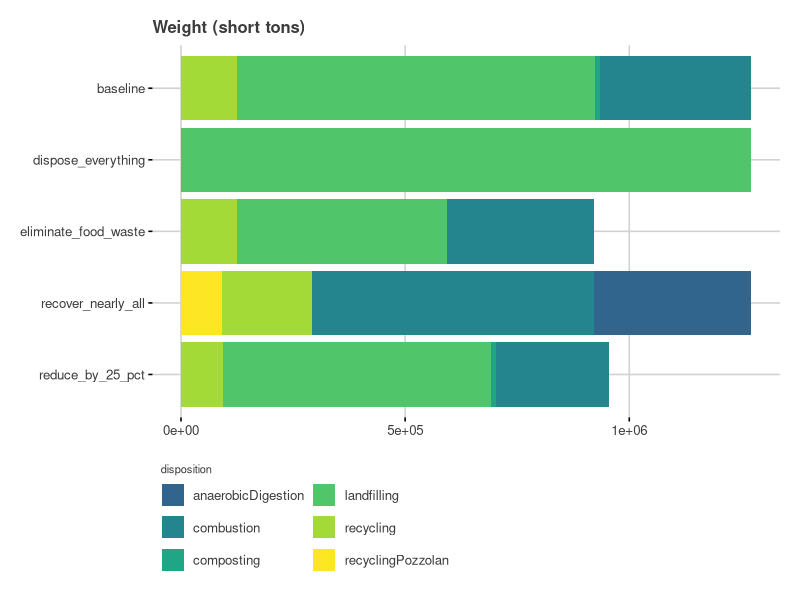
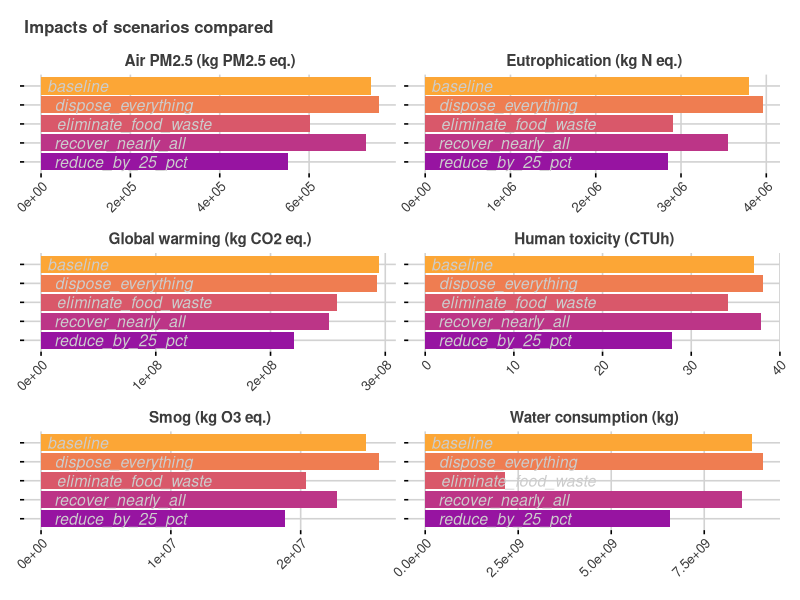
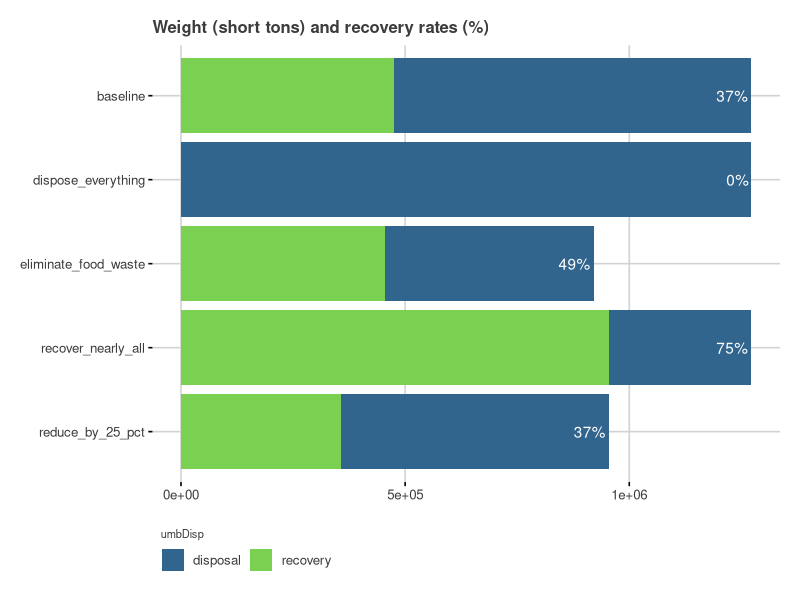
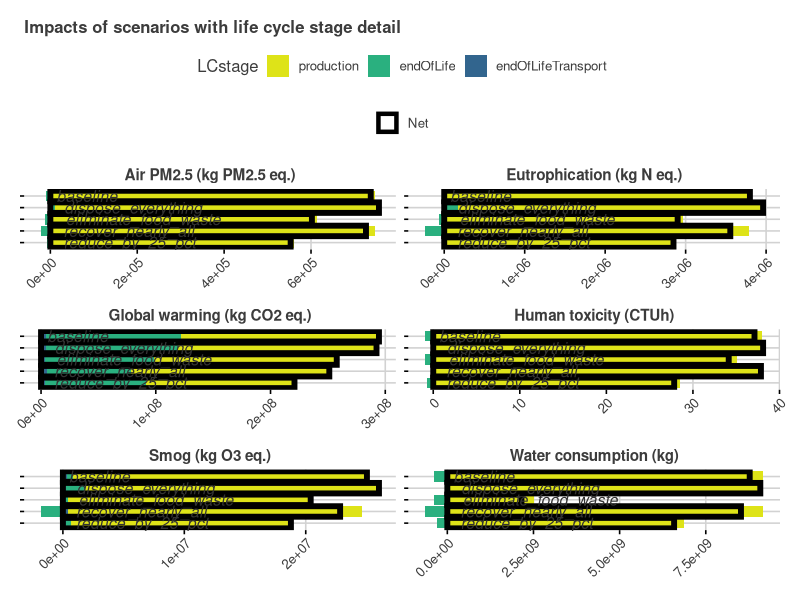
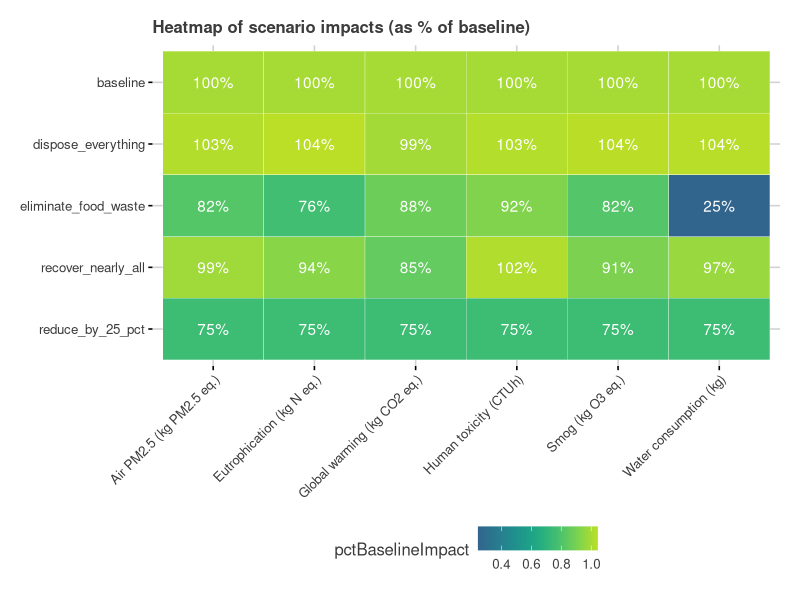
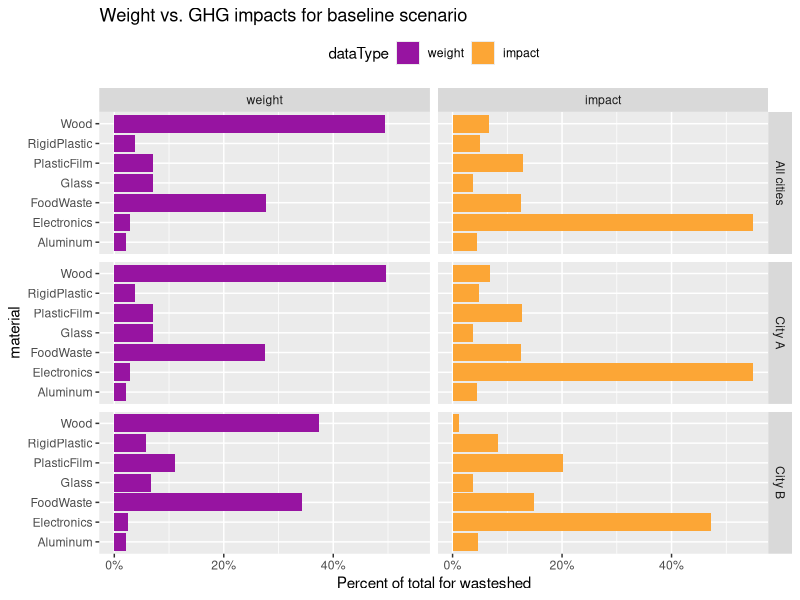

Here is the R script that generated these plots, in order:
## ---- chunk 1
library(tidyverse)  # contains many useful functions
library(ggthemes)   # some themes for plotting
library(scales)     # more useful stuff for charts
library(rmarkdown)
library(viridis)
library(scales)
## ---- chunk 2
massProfiles <-
  read.csv(
    file = "source_data/mass_profiles.csv",
    stringsAsFactors = FALSE
  )
impactFactors <-
  read.csv(
    file = "source_data/impact_factors.csv",
    stringsAsFactors = FALSE
  )
## ---- chunk 3
# summing up the tons and miles for the existing wastesheds
temporaryMasses1 <-
  massProfiles %>%
  group_by(material, disposition, umbDisp, scenario) %>%
  summarise(
    tons = sum(tons),
    miles = mean(miles, na.rm = TRUE)
  ) %>%
  ungroup() %>%
  mutate(wasteshed="All cities")

massProfilesPlus <-
  bind_rows(massProfiles, temporaryMasses1) %>%
  arrange(scenario, wasteshed, material, disposition, umbDisp)

rm(temporaryMasses1)
rm(massProfiles)
## ---- chunk 4
impactsInDetail <-
  left_join(
    massProfilesPlus,
    impactFactors,
    by = c("material", "disposition")
  ) %>%
  mutate(
    impact =
      case_when(
        LCstage != "endOfLifeTransport" ~ tons*impactFactor,
        LCstage == "endOfLifeTransport" ~
          tons*(miles/impliedMiles)*impactFactor
      )
  )
## ---- chunk 5
# most abundant materials in the wastestream, in order
materialSortOrder <-
  massProfilesPlus %>%
  group_by(material) %>%
  summarise(tons=sum(tons)) %>%
  arrange(desc(tons)) %>%
  pull(material)
# a table of impact categories combined with units
# (for use in chart labels)
impactLabels <-
  impactFactors %>%
  select(impactCategory, impactUnits) %>%
  distinct() %>%
  mutate(
    impactLabel = 
      paste(
        impactCategory,
        " (",
        impactUnits,
        ")",
        sep=""
      )
  )
# my own little graphic theme for charts, inspired by fivethirtyeight
theme_539 <- function() {
  theme_fivethirtyeight() +
  theme(
    rect=element_rect(fill="transparent"),
    panel.grid = element_blank(),
    axis.ticks = element_line()
  )
}

# making an ordered list of scenarios, where "baseline" is first
scenarioOrder <- 
  c(
    "baseline",
    setdiff(
        massProfilesPlus %>% 
        select(scenario) %>% 
        distinct() %>% 
        pull(scenario),
      "baseline")
  )
## ---- chunk 6
# summing weights by disposition for each scenario
tempWeightData1 <- 
  impactsInDetail %>%
  filter(wasteshed == "All cities") %>% # just the total
  filter(LCstage == "endOfLife") %>% # correct set for weight calculations
  group_by(scenario, disposition) %>% 
  summarise(tons=sum(tons)) %>%
  ungroup() %>%
  filter(tons != 0) %>%
  mutate(scenario= factor(scenario, levels=rev(scenarioOrder)))
## ---- chunk 7
tempWeightChart1 <-
  ggplot()+
  ggtitle("Weight (short tons)")+
  theme_539()+
  geom_bar(
    data = tempWeightData1,
    aes(x = scenario, y= tons, fill= disposition),
    color=NA,
    stat="identity"
  )+
  scale_fill_viridis(begin=0.32, end=1, discrete = TRUE)+
  coord_flip()+
  guides(fill=guide_legend(ncol=2, title.position = "top"))+
  theme(
    rect=element_rect(fill="transparent"),
    plot.title = element_text(size=12),
    legend.position="bottom",
    legend.title = element_text(size=8),
    legend.justification="left"
    )
tempWeightChart1
## ---- chunk 8
tempImpactData1 <-
  impactsInDetail %>%
  filter(wasteshed=="All cities") %>% # same filtering as weight chart
  group_by(scenario, impactCategory, impactUnits) %>%
  summarise(impact=sum(impact)) %>%
  ungroup() %>%
  mutate(
    scenario = factor(scenario, levels = rev(scenarioOrder)),
    impactLabel = 
      paste(
        impactCategory,
        " (",
        impactUnits,
        ")",
        sep=""
      )
  ) %>%
  filter(impactCategory != "Energy demand") #removing to save space
## ---- chunk 9
tempImpactChart1 <-
  ggplot()+
  ggtitle("Impacts of scenarios compared")+
  theme_539()+
  geom_bar(
    data = tempImpactData1,
    aes(x = scenario, y= impact, fill=scenario),
    color=NA,
    # size=2,
    stat="identity"
  )+
  geom_text(
    data=tempImpactData1,
    aes(x=scenario, y=0, label=scenario),
    color="gray80",
    size=4,
    fontface="italic",
    hjust=-0.1
  )+
  facet_wrap(~impactLabel, ncol=2, scales="free")+
  scale_fill_viridis(
    begin=0.32, end=0.8, option="plasma", discrete = TRUE
  )+
  coord_flip()+
#  guides(fill=guide_legend(ncol=2, title.position = "top"))+
  theme(
    rect=element_rect(fill="transparent"),
    plot.title = element_text(size=12),
    legend.position="none",
    axis.text.x=element_text(angle=45, hjust=1),
    axis.text.y=element_blank(),
    strip.text = element_text(size=11, face="bold")
    )
tempImpactChart1

## ---- chunk 10
# summing weights by umbDisp for each scenario
tempWeightData2 <- 
  impactsInDetail %>%
  filter(wasteshed == "All cities") %>% # just the total
  filter(LCstage == "endOfLife") %>% # correct set for weight calculations
  group_by(scenario, umbDisp) %>% 
  summarise(tons=sum(tons)) %>%
  ungroup() %>%
  filter(tons != 0) %>%
  mutate(scenario= factor(scenario, levels=rev(scenarioOrder))) %>%
  group_by(scenario) %>%
  mutate(recovTons=ifelse(umbDisp=="recovery",tons,0)) %>%
  ungroup()

# creating a data file that expresses weight-based
# recovery rate for each scenario
tempWeightData2a <-
  tempWeightData2 %>%
  group_by(scenario) %>%
  summarise(
    recovTons=sum(recovTons),
    tons=sum(tons)
  ) %>%
  ungroup() %>%
  mutate(recovRate=recovTons/tons)

## ---- chunk 11
tempWeightChart2 <-
  ggplot()+
  ggtitle("Weight (short tons) and recovery rates (%)")+
  theme_539()+
  geom_bar(
    data = tempWeightData2,
    aes(x = scenario, y= tons, fill= umbDisp),
    color=NA,
    stat="identity"
  )+
  geom_text(
    data=tempWeightData2a,
    aes(x=scenario, y=tons, label=percent(recovRate)),
    hjust=1.1,
    color="white"
  )+
  scale_fill_viridis(
    begin=0.32, end=0.8, option="viridis", discrete = TRUE
    )+
  coord_flip()+
  guides(fill=guide_legend(ncol=2, title.position = "top"))+
  theme(
    rect=element_rect(fill="transparent"),
    plot.title = element_text(size=12),
    legend.position="bottom",
    legend.title = element_text(size=8),
    legend.justification="left"
    )
tempWeightChart2
## ---- chunk 12
tempImpactData2 <-
  impactsInDetail %>%
  filter(wasteshed=="All cities") %>% # same filtering as weight chart
  group_by(scenario, LCstage, impactCategory, impactUnits) %>%
  summarise(impact=sum(impact)) %>%
  ungroup() %>%
  mutate(
    scenario = factor(scenario, levels = rev(scenarioOrder)),
    impactLabel = 
      paste(
        impactCategory,
        " (",
        impactUnits,
        ")",
        sep=""
      ),
    LCstage=
      factor(
        LCstage,
        levels=c("production","endOfLife","endOfLifeTransport")
      )
  ) %>%
  filter(impactCategory != "Energy demand") #removing to save space
## ---- chunk 13
tempImpactChart2 <-
  ggplot()+
  ggtitle("Impacts of scenarios with life cycle stage detail")+
  theme_539()+
  geom_bar(
    data = tempImpactData2,
    aes(x = scenario, y= impact, fill=LCstage),
    color=NA,
    # size=2,
    stat="identity"
  )+
  geom_bar(
    data=tempImpactData1 %>% mutate(LCstage="Net"),
    aes(x=scenario, y=impact, color=LCstage),
    stat="identity",
    fill=NA,
    size=2
  )+
  geom_text(
    data=tempImpactData1 %>% mutate(LCstage="Net"),
    aes(x=scenario, y=0, label=scenario),
    stat="identity",
    color="gray20",
    size=4,
    fontface="italic",
    hjust=-0.1
  )+
  facet_wrap(~impactLabel, ncol=2, scales="free")+
  scale_color_manual(values="black")+
  scale_fill_viridis(
    begin=0.32, end=0.95, option="viridis", discrete = TRUE,
    direction = -1
  )+
  coord_flip()+
  guides(
    color=guide_legend(nrow=1, title=NULL),
    fill=guide_legend(nrow=1, title.position = "left")
    )+
  theme(
    rect=element_rect(fill="transparent"),
    plot.title = element_text(size=12),
    legend.position="top",
    axis.text.x=element_text(angle=45, hjust=1),
    axis.text.y=element_blank(),
    strip.text = element_text(size=11, face="bold")
    )
tempImpactChart2

## ---- chunk 14
tempImpactData3 <-
  tempImpactData1 %>% 
  filter(scenario=="baseline") %>%
  select(impactLabel, impact) %>%
  rename(baselineImpact=impact)
tempImpactData3a <-
  left_join(
    tempImpactData1,
    tempImpactData3,
    by= c("impactLabel")
  ) %>%
  mutate(
    pctBaselineImpact=impact/baselineImpact
  )
## ---- chunk 15
tempImpactChart3 <-
  ggplot()+
  ggtitle("Heatmap of scenario impacts (as % of baseline)")+
  theme_539()+
  geom_tile(
    data=tempImpactData3a,
    aes(y=scenario, x=impactLabel, fill=pctBaselineImpact),
    color="white"
  )+
  geom_text(
    data=tempImpactData3a,
    aes(
      y=scenario, x=impactLabel, label=percent(pctBaselineImpact,1)
    ),
    color="white"
  )+
  scale_fill_viridis(begin=0.32, end=0.9, option="viridis")+
  theme(
    plot.title = element_text(size=12),
    rect=element_rect(fill="transparent"),
    panel.grid = element_blank(),
    axis.ticks = element_line(),
    axis.text.x = element_text(hjust=1, angle=45)
  )
tempImpactChart3
## ---- chunk 16
tempWeightData4 <-
  impactsInDetail %>%
  filter(LCstage == "endOfLife") %>% # correct set for weight calculations
  group_by(wasteshed, scenario, material, umbDisp) %>% 
  summarise(tons=sum(tons)) %>%
  ungroup() %>%
  filter(tons != 0) %>%
  mutate(scenario= factor(scenario, levels=rev(scenarioOrder))) %>%
  mutate(recovTons=ifelse(umbDisp=="recovery",tons,0)) %>%
  mutate(material=factor(material, levels=materialSortOrder))

# creating a data file that expresses weight-based
# recovery rate for each scenario
tempWeightData4a <-
  tempWeightData4 %>%
  group_by(wasteshed, scenario, material) %>%
  summarise(
    recovTons=sum(recovTons),
    tons=sum(tons)
  ) %>%
  ungroup() %>%
  mutate(recovRate=recovTons/tons)

# total weight for the scenario
tempWeightData4b <-
  tempWeightData4a %>%
  group_by(wasteshed, scenario) %>%
  summarise(allTons=sum(tons)) %>%
  ungroup()

# combining that total
tempWeightData4c <-
  full_join(
    tempWeightData4a,
    tempWeightData4b,
    by=c("wasteshed", "scenario")
  ) %>%
  mutate(pctTons=tons/allTons)

# adding impact categories
tempWeightData4d <-
  left_join(
    tempWeightData4c %>% mutate(dummy=1),
    impactLabels %>% mutate(dummy=1),
    by="dummy"
  ) %>%
  select(-dummy) %>%
  filter(impactCategory != "Energy demand")
## ---- chunk 17
tempImpactData4 <-
  impactsInDetail %>%
  group_by(
    wasteshed,
    scenario, 
    material,
    LCstage, 
    impactCategory, impactUnits
  ) %>%
  summarise(impact=sum(impact)) %>%
  ungroup() %>%
  mutate(
    scenario = factor(scenario, levels = rev(scenarioOrder)),
    impactLabel = 
      paste(
        impactCategory,
        " (",
        impactUnits,
        ")",
        sep=""
      ),
    LCstage=
      factor(
        LCstage,
        levels=c("production","endOfLife","endOfLifeTransport")
      )
  ) %>%
  filter(impactCategory != "Energy demand") #removing to save space

tempImpactData4a <-
  tempImpactData4 %>%
  group_by(
    wasteshed, 
    scenario, 
    material, 
    impactCategory, 
    impactUnits, 
    impactLabel
  ) %>%
  summarise(impact=sum(impact)) %>%
  ungroup()

tempImpactData4b <-
  tempImpactData4a %>%
  group_by(
    wasteshed, scenario, impactCategory, impactUnits, impactLabel
  ) %>%
  summarise(allImpact=sum(impact)) %>%
  ungroup()

tempImpactData4c <-
  full_join(
    tempImpactData4a,
    tempImpactData4b,
    by=c(
      "wasteshed", "scenario", "impactCategory",
      "impactUnits", "impactLabel"
    )
  ) %>%
  mutate(pctImpact=impact/allImpact)
## ---- chunk 18
weightImpactComparisonData1 <-
  bind_rows(
    tempWeightData4d %>%
      select(scenario, wasteshed, material, pctTons, impactLabel) %>%
      rename(pctTotal=pctTons) %>%
      mutate(dataType="weight"),
    tempImpactData4c %>%
      select(scenario, wasteshed, material, pctImpact, impactLabel) %>%
      rename(pctTotal=pctImpact) %>%
      mutate(dataType="impact")
  ) %>%
  arrange(wasteshed, scenario, material, impactLabel)

## ---- chunk 19
weightImpactComparisonData2 <-
  filter(
    weightImpactComparisonData1,
    scenario=="baseline",
    impactLabel=="Global warming (kg CO2 eq.)"
  ) %>%
  mutate(dataType=factor(dataType, levels=c("weight", "impact")))
ggplot()+
  ggtitle("Weight vs. GHG impacts for baseline scenario")+
  geom_bar(
    data=weightImpactComparisonData2,
    aes(x=material, y=pctTotal, fill=dataType),
    stat="identity",
    color=NA
  )+
  scale_y_continuous(
    name="Percent of total for wasteshed",
    labels=percent
  )+
  scale_fill_viridis(begin = 0.32, end=0.8, 
                      discrete=TRUE,
                      option="plasma",
                      direction=1)+
  facet_grid(wasteshed~dataType)+
  coord_flip()+
  theme(
    rect=element_rect(fill="transparent"),
    axis.ticks=element_line(),
    legend.position="top",
    axis.title=element_text()
  )
